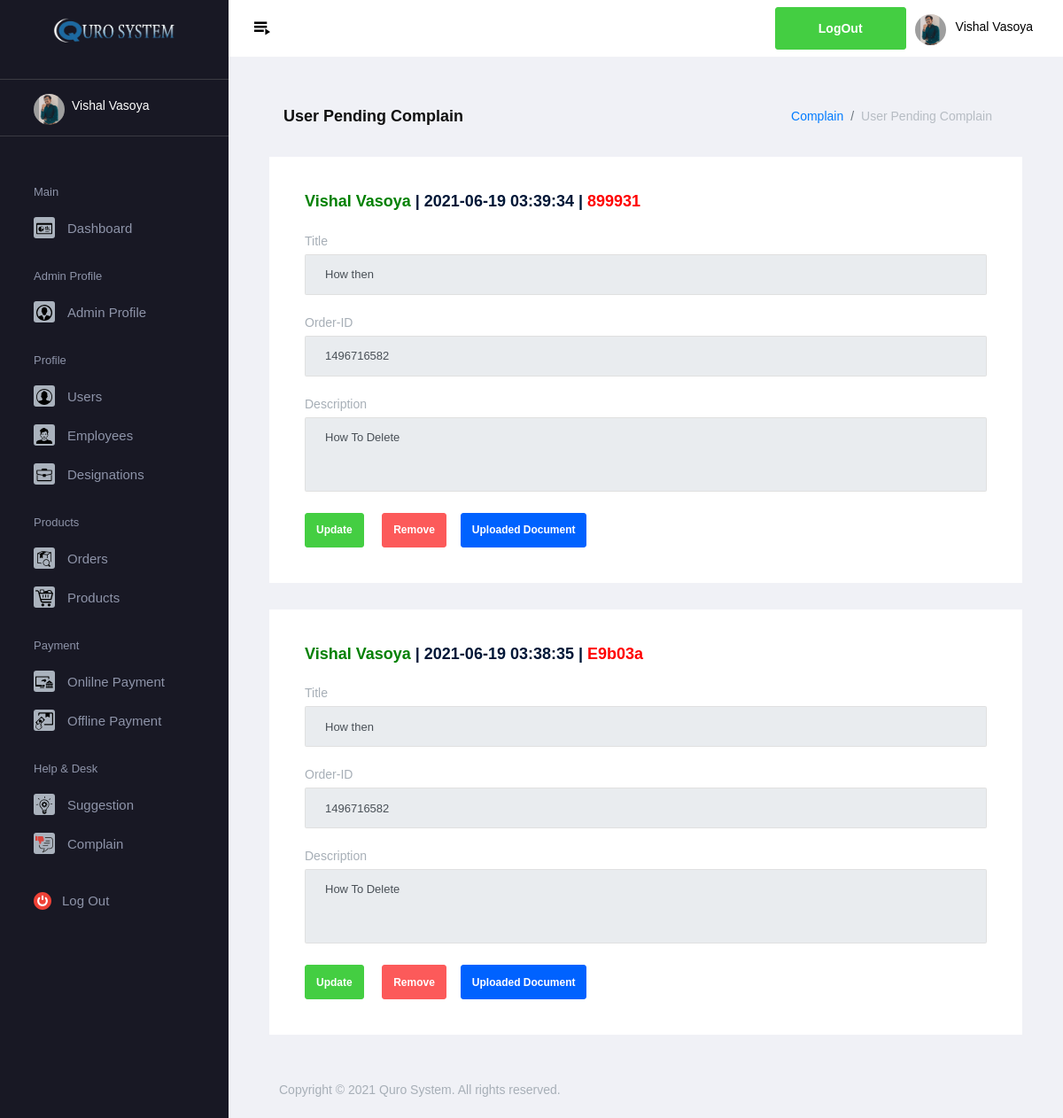
The app's page /qrsystem/admin/user_pending_complain.php (signed in) with its own data.
### tables this page shows
CREATE TABLE `complain` (
  `cid` varchar(50) NOT NULL,
  `ctitle` varchar(150) NOT NULL,
  `cdesc` varchar(500) NOT NULL,
  `oid` varchar(30) DEFAULT NULL,
  `img` varchar(150) DEFAULT NULL,
  `id` varchar(50) NOT NULL,
  `name` varchar(100) NOT NULL,
  `email` varchar(100) NOT NULL,
  `mno` varchar(15) NOT NULL,
  `type` varchar(50) NOT NULL,
  `rstatus` varchar(100) NOT NULL,
  `stamp` timestamp NOT NULL DEFAULT current_timestamp()
);

### qrsystem/admin/user_pending_complain.php (the view, shortened to what this page needs)
<?php
include "../../conn.php";
?>
<!DOCTYPE html>
<html lang="en">
<head>
    <link rel="stylesheet" href="../../assets/vendors/mdi/css/materialdesignicons.min.css">
    <link rel="stylesheet" href="../../assets/vendors/flag-icon-css/css/flag-icon.min.css">
    <link rel="stylesheet" href="../../assets/vendors/css/vendor.bundle.base.css">
    <link rel="stylesheet" href="https://cdnjs.cloudflare.com/ajax/libs/limonte-sweetalert2/6.6.5/sweetalert2.min.css">
    <link rel="stylesheet" href="../../assets/css/demo_1/style.css">
</head>
<body>
    <div class="container-scroller">
        <?php
    if(isset($_SESSION['aname']) && isset($_SESSION['aid']) && isset($_SESSION['aemail']) && isset($_SESSION['aimg']))
    {
        include "themes/header.php";
    }
    else
    {
        header("location:../../login.php");
    }
    ?>
        <div class="container-fluid page-body-wrapper">
            <?php
    if(isset($_SESSION['aname']) && isset($_SESSION['aid']) && isset($_SESSION['aemail']) && isset($_SESSION['aimg']))
    {
        include "themes/sidebar.php";
    }
    else
    {
        header("location:../../login.php");
    }
    ?>
            <div class="main-panel">
                <div class="content-wrapper">
                    <div class="page-header">
                        <h3 class="page-title">User Pending Complain</h3>
                        <nav aria-label="breadcrumb">
                            <ol class="breadcrumb">
                                <li class="breadcrumb-item"><a href="#">Complain</a></li>
                                <li class="breadcrumb-item active" aria-current="page">User Pending Complain</li>
                            </ol>
                        </nav>
                    </div>
                    <div class="row">
                        <?php
            if(isset($_SESSION['aname']) && isset($_SESSION['aid']) && isset($_SESSION['aemail']) && isset($_SESSION['aimg']))
            {
                $q1="select * from complain where type='USER' and rstatus='0'";
                if($r1=mysqli_query($conn,$q1))
                {
                    while($num=mysqli_fetch_assoc($r1))
                    {
                        echo '
                        <div class="col-12 grid-margin stretch-card">
                        <div class="card">
                          <div class="card-body">
                            <h4 class="card-title"><font color="green">'.$num['name'].'</font> | '.$num['stamp'].'  | <font color="red"> '.$num['cid'].'</font></h4>
                            <form class="forms-sample" method="post">
                              <div class="form-group">
                                <label for="exampleInputPassword4">Title</label>
                                <input type="text" class="form-control" id="title" name="title" value="'.$num['ctitle'].'" disabled>
                              </div>';
                              if(!$num['oid']=="")
                              {
                                    echo '  <div class="form-group">
                                    <label for="exampleInputPassword4">Order-ID</label>
                                    <input type="text" class="form-control" id="title" name="title" value="'.$num['oid'].'" disabled>
                                      </div>';
                              }
                            echo '
                              <div class="form-group">
                                <label for="exampleTextarea1">Description</label>
                                <textarea class="form-control" id="desc" name="desc" rows="4" disabled>'.$num['cdesc'].'</textarea>
                              </div>
                              <button name="update" class="btn btn-success mr-3"><a style="color:white" href="update_complain.php?cid='.$num['cid'].'">Update</a></button>
                              <button name="remove" class="btn btn-danger mr-3"><a style="color:white" href="delete_complain.php?cid='.$num['cid'].'">Remove</a></button>';
                              if(!$num['img']=="")
                              {
                                echo '<button name="img" class="btn btn-primary mr-3"><a style="color:white" target="_blank" href="../../images/user/complain/'.$num['img'].'">Uploaded Document</a></button>';
                              }
                              echo '
                            </form>
                          </div>';
                          echo '
                        </div>
                      </div>
                    ';
                    }
                }
            }
             ?>
                    </div>
                </div>
                <?php include "../../footer.php"; ?>
            </div>
        </div>
    </div>
</body>
</html>

### records on screen
complain: name "Vishal Vasoya", stamp "2021-06-19 03:39:34", cid "899931", title "How then", title "1496716582", desc "How To Delete"
complain: name "Vishal Vasoya", stamp "2021-06-19 03:38:35", cid "E9b03a", title "How then", title "1496716582", desc "How To Delete"

### other values on screen
$_SESSION['aname'] "Vishal Vasoya"
